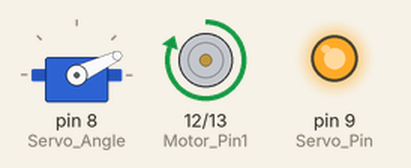
This sketch was run on a simulated Arduino Uno, built with avr-gcc and run on an emulated ATmega328P. Shown: servo, motor-driver pin pairs drawn as motors (green arrow = first pin HIGH = forward, orange = second pin HIGH = backward, longer = more drive, scaled by the enable pin), output pins drawn as LEDs (lit = HIGH).

Above: at 0.05 s.
At 2.25 s:
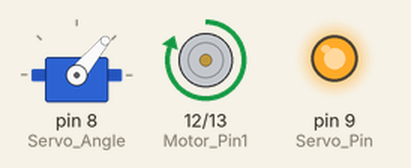
At 4.5 s:
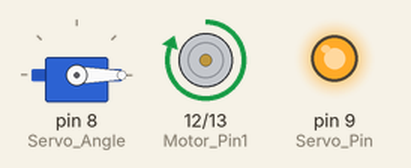
At 9.0 s:
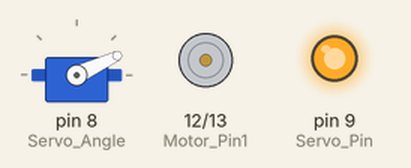
Timing chart, 0 to 11.7 s (numbered marks = the images above):
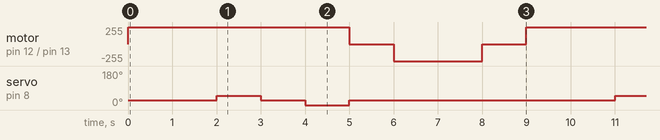

Measured:
- by itself, servo on pin 8 (Servo_Angle): repeats every 9.0 s: 25° 1.0 s, 0° 1.0 s, 25° 6.0 s, 50° 1.0 s
- by itself, motor on pin 12 (Motor_Pin1) / pin 13 (Motor_Pin2): repeats every 9.0 s: stopped 1.0 s, backward 255/255 2.0 s, stopped 1.0 s, forward 255/255 5.0 s

The sketch:

MotorServo.ino
```cpp
//  Demo function:The application method to drive the DC motor.
//  Author:Frankie.Chu
//  Date:20 November, 2012

#include "Servo.h"
/********** define motor and servo pins ************/
#define Servo_Pin 9
#define Motor_Pin1 12
#define Motor_Pin2 13
#define Motor_Speed 10
#define Servo_Angle 8
//#define Servo_Power 11
#define SPEED 255
#define LEFT 50
#define RIGHT 0
#define STRAIGHT 25
Servo Steering;


void setup()
{
  Steering.write(STRAIGHT);
  //digitalWrite(Servo_Pin, HIGH);
  Steering.attach(Servo_Angle);
  pinMode(Motor_Pin1, OUTPUT);
  pinMode(Motor_Pin2, OUTPUT);
  pinMode(Servo_Pin, OUTPUT);
  pinMode(Motor_Speed, OUTPUT);
  pinMode(Servo_Angle, OUTPUT);
  //pinMode(Servo_Power, OUTPUT);
  //digitalWrite(Servo_Power, HIGH);
  digitalWrite(Servo_Pin, HIGH);

}

void loop()
{
	Forward(SPEED);
	delay(2000);
        Left(LEFT);
        delay(1000);
        Straight();
        delay(1000);
        Right(RIGHT);
        delay(1000);
        Straight();
	Stop();
	delay(1000);
	Backward(SPEED);
	delay(2000);
	Stop();
	delay(1000);


}

void Forward(int Speed){
   digitalWrite(Motor_Pin1,HIGH);
   digitalWrite(Motor_Pin2,LOW);
   analogWrite(Motor_Speed, Speed);
}

void Stop(){
   digitalWrite(Motor_Pin1,LOW);
   digitalWrite(Motor_Pin2,LOW);
}


void Backward(int Speed){
   digitalWrite(Motor_Pin1,LOW);
   digitalWrite(Motor_Pin2,HIGH);
   analogWrite(Motor_Speed, Speed);
}

void Right(int RightAngle){
//analogWrite(Servo_Angle, RightAngle);
Steering.write(RightAngle);

}


void Left(int LeftAngle){
   //analogWrite(Servo_Angle, LeftAngle);
  Steering.write(LeftAngle);
}

void Straight(){
  //analogWrite(Servo_Angle, STRAIGHT);
  Steering.write(STRAIGHT);
}
```
